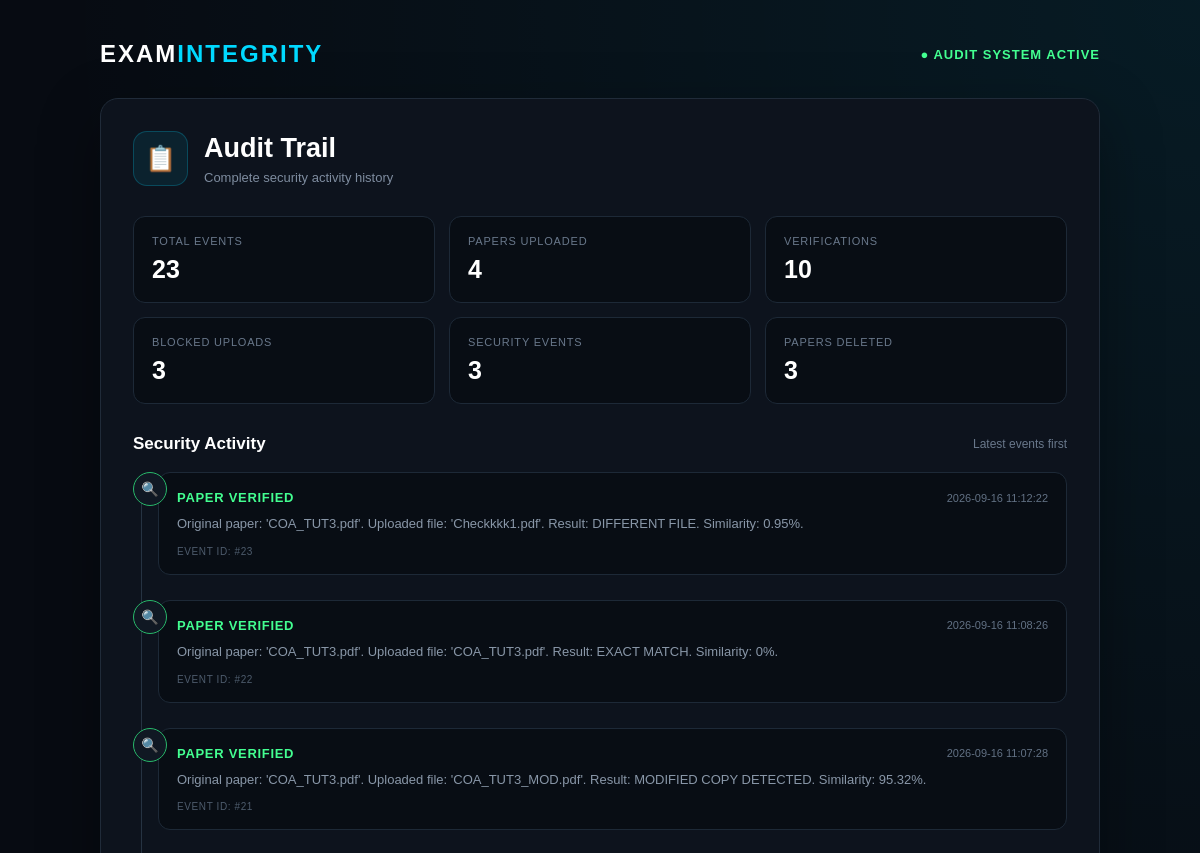
The app's page /audit-trail (upper part), older data.
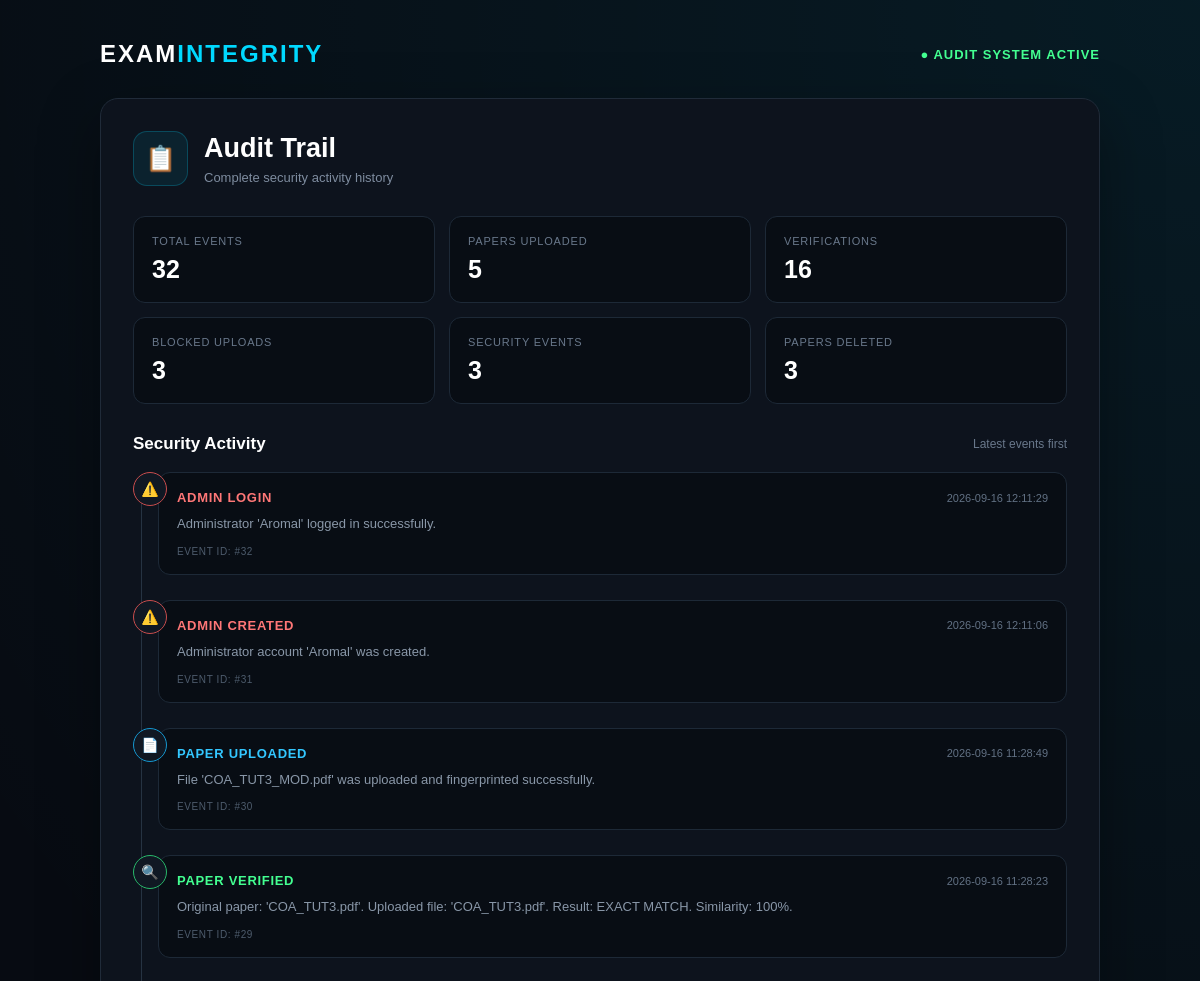
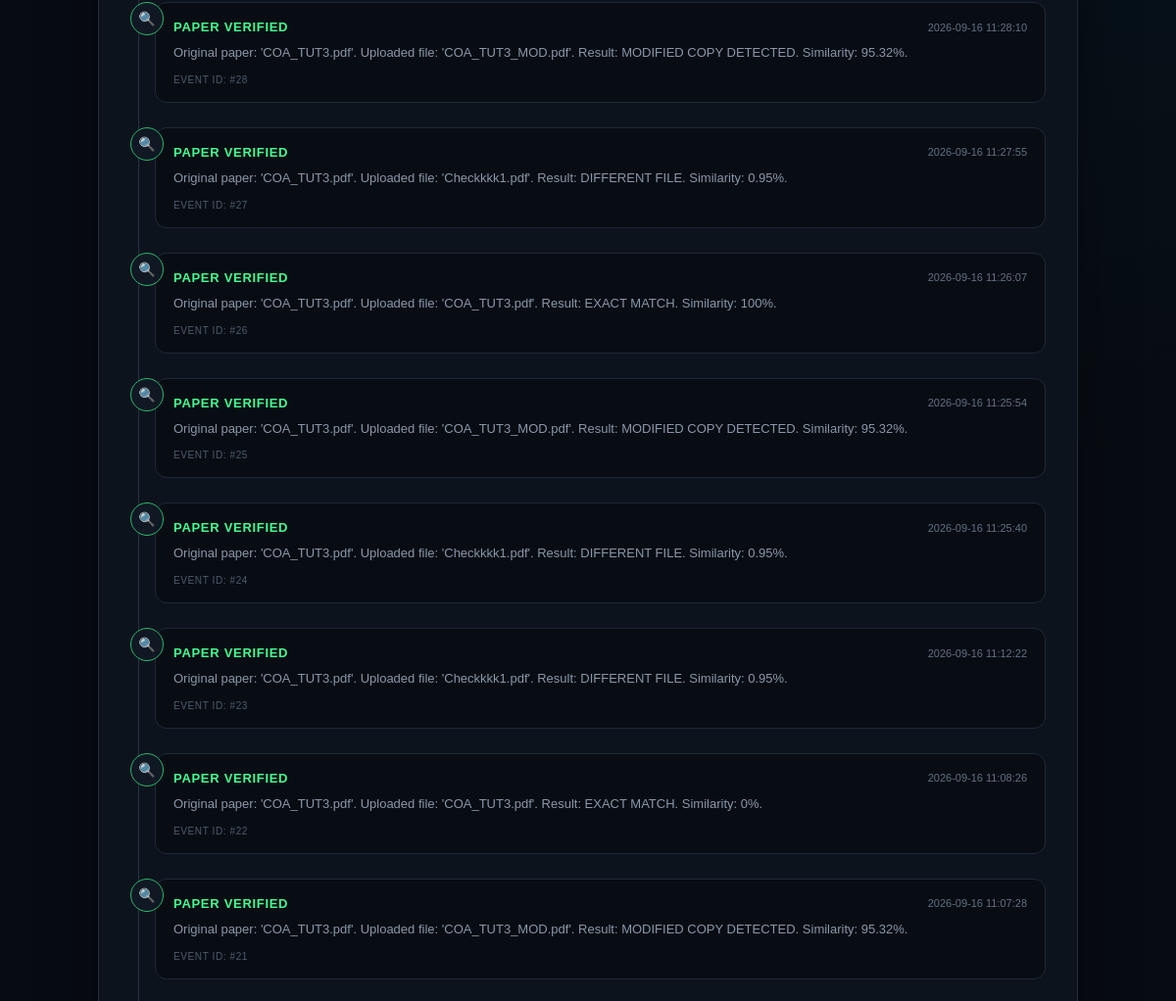
The same page, newer data (2 pictures, top to bottom).
### tables this page shows
CREATE TABLE audit_logs (
            id INTEGER PRIMARY KEY AUTOINCREMENT,
            action TEXT NOT NULL,
            details TEXT NOT NULL,
            created_at TEXT NOT NULL
        );

### app.py (the view)
@app.route("/audit-trail")
def audit_trail():
    conn = get_db_connection()
    audit_logs = conn.execute(
        "SELECT * FROM audit_logs ORDER BY id DESC"
    ).fetchall()
    conn.close()
    return render_template(
        "audit_trail.html",
        audit_logs=audit_logs
    )

### app.py (called while the page is built)
def get_db_connection():
    conn = sqlite3.connect(DATABASE_FILE)
    conn.row_factory = sqlite3.Row
    return conn

### templates/audit_trail.html (shortened to what the changed rows need)
<!DOCTYPE html>
<html lang="en">
<head>
</head>
<body>
    <div class="page">
        <div class="container">
            <div class="main-card">
                <div class="title-section">
                    <div class="title-left">
                        <div class="title-text">
                            <h1>Audit Trail</h1>
                        </div>
                    </div>
                </div>
                <div class="summary-grid">
                    <div class="summary-card">
                        <div class="summary-label">
                            Total Events
                        </div>
                        <div class="summary-number">
                            {{ audit_logs|length }}
                        </div>
                    </div>
                    <div class="summary-card">
                        <div class="summary-label">
                            Papers Uploaded
                        </div>
                        <div class="summary-number">
                            {{ audit_logs
                               |selectattr("action", "equalto", "PAPER UPLOADED")
                               |list
                               |length }}
                        </div>
                    </div>
                    <div class="summary-card">
                        <div class="summary-label">
                            Verifications
                        </div>
                        <div class="summary-number">
                            {{ audit_logs
                               |selectattr("action", "equalto", "PAPER VERIFIED")
                               |list
                               |length }}
                        </div>
                    </div>
                </div>
                <div class="activity-header">
                    <h2>Security Activity</h2>
                </div>
                {% if audit_logs %}
                <div class="timeline">
                    {% for log in audit_logs %}
                    {% if log["action"] == "PAPER UPLOADED" %}
                        <div class="audit-entry event-upload">
                            <div class="event-icon">📄</div>
                    {% elif log["action"] == "PAPER VERIFIED" %}
                        <div class="audit-entry event-verified">
                            <div class="event-icon">🔍</div>
                    {% elif log["action"] == "PAPER DELETED" %}
                        <div class="audit-entry event-deleted">
                            <div class="event-icon">🗑️</div>
                    {% elif log["action"] == "DUPLICATE UPLOAD BLOCKED" %}
                        <div class="audit-entry event-duplicate">
                            <div class="event-icon">🚫</div>
                    {% elif log["action"] == "SECURITY EVENT" %}
                        <div class="audit-entry event-security">
                            <div class="event-icon">🛡️</div>
                    {% else %}
                        <div class="audit-entry event-error">
                            <div class="event-icon">⚠️</div>
                    {% endif %}
                            <div class="event-card">
                                <div class="event-top">
                                    <div class="event-name">
                                        {{ log["action"] }}
                                    </div>
                                    <div class="event-time">
                                        {{ log["created_at"] }}
                                    </div>
                                </div>
                                <div class="event-details">
                                    {{ log["details"] }}
                                </div>
                                <div class="event-id">
                                    EVENT ID: #{{ log["id"] }}
                                </div>
                            </div>
                        </div>
                    {% endfor %}
                </div>
                {% endif %}
            </div>
        </div>
    </div>
</body>
</html>

Row changes from the older to the newer data that the page shows:
added audit_logs: action "ADMIN LOGIN", created_at "2026-09-16 12:11:29", details "Administrator 'Aromal' logged in successfully.", id "32"
added audit_logs: action "ADMIN CREATED", created_at "2026-09-16 12:11:06", details "Administrator account 'Aromal' was created.", id "31"
added audit_logs: action "PAPER UPLOADED", created_at "2026-09-16 11:28:49", details "File 'COA_TUT3_MOD.pdf' was uploaded and fingerprinted successfully.", id "30"
added audit_logs: action "PAPER VERIFIED", created_at "2026-09-16 11:28:23", details "Original paper: 'COA_TUT3.pdf'. Uploaded file: 'COA_TUT3.pdf'. Result: EXACT MATCH. Similarity: 100%.", id "29"
added audit_logs: action "PAPER VERIFIED", created_at "2026-09-16 11:28:10", details "Original paper: 'COA_TUT3.pdf'. Uploaded file: 'COA_TUT3_MOD.pdf'. Result: MODIFIED COPY DETECTED. Similarity: 95.32%.", id "28"
added audit_logs: action "PAPER VERIFIED", created_at "2026-09-16 11:27:55", details "Original paper: 'COA_TUT3.pdf'. Uploaded file: 'Checkkkk1.pdf'. Result: DIFFERENT FILE. Similarity: 0.95%.", id "27"
added audit_logs: action "PAPER VERIFIED", created_at "2026-09-16 11:26:07", details "Original paper: 'COA_TUT3.pdf'. Uploaded file: 'COA_TUT3.pdf'. Result: EXACT MATCH. Similarity: 100%.", id "26"
added audit_logs: action "PAPER VERIFIED", created_at "2026-09-16 11:25:54", details "Original paper: 'COA_TUT3.pdf'. Uploaded file: 'COA_TUT3_MOD.pdf'. Result: MODIFIED COPY DETECTED. Similarity: 95.32%.", id "25"
added audit_logs: action "PAPER VERIFIED", created_at "2026-09-16 11:25:40", details "Original paper: 'COA_TUT3.pdf'. Uploaded file: 'Checkkkk1.pdf'. Result: DIFFERENT FILE. Similarity: 0.95%.", id "24"
Text that changed along with them:
{{ audit_logs|length }}: "23" → "32"
text no longer shown: "4 10"
text now shown: "5 16"
